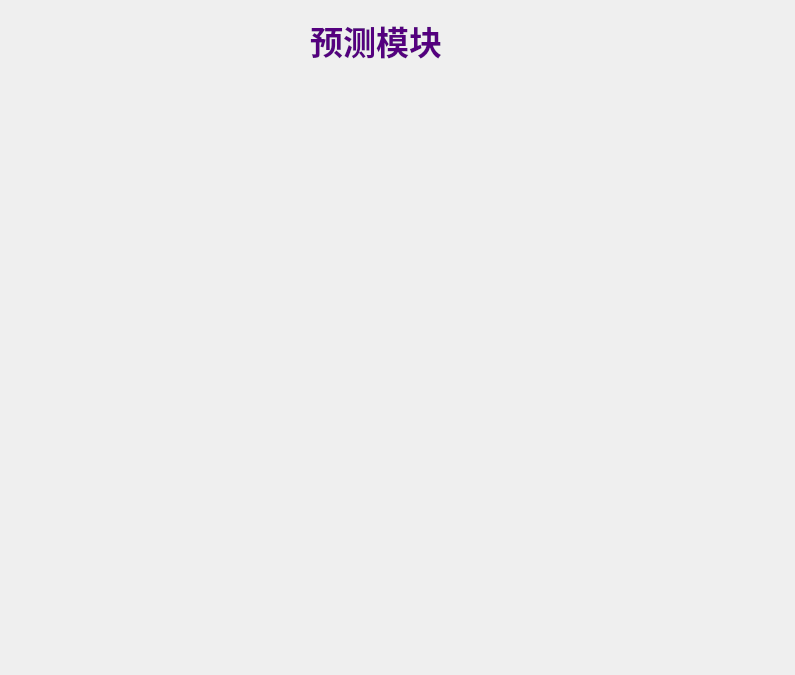
<?xml version="1.0" encoding="UTF-8"?>
<ui version="4.0">
 <class>ycmk</class>
 <widget class="QWidget" name="ycmk">
  <property name="geometry">
   <rect>
    <x>0</x>
    <y>0</y>
    <width>795</width>
    <height>675</height>
   </rect>
  </property>
  <property name="windowTitle">
   <string>predict</string>
  </property>
  <widget class="QLabel" name="label">
   <property name="geometry">
    <rect>
     <x>310</x>
     <y>20</y>
     <width>181</width>
     <height>41</height>
    </rect>
   </property>
   <property name="font">
    <font>
     <pointsize>25</pointsize>
     <weight>75</weight>
     <bold>true</bold>
    </font>
   </property>
   <property name="styleSheet">
    <string notr="true">color: rgb(85, 0, 127);</string>
   </property>
   <property name="text">
    <string>预测模块</string>
   </property>
  </widget>
 </widget>
 <resources/>
 <connections/>
</ui>
